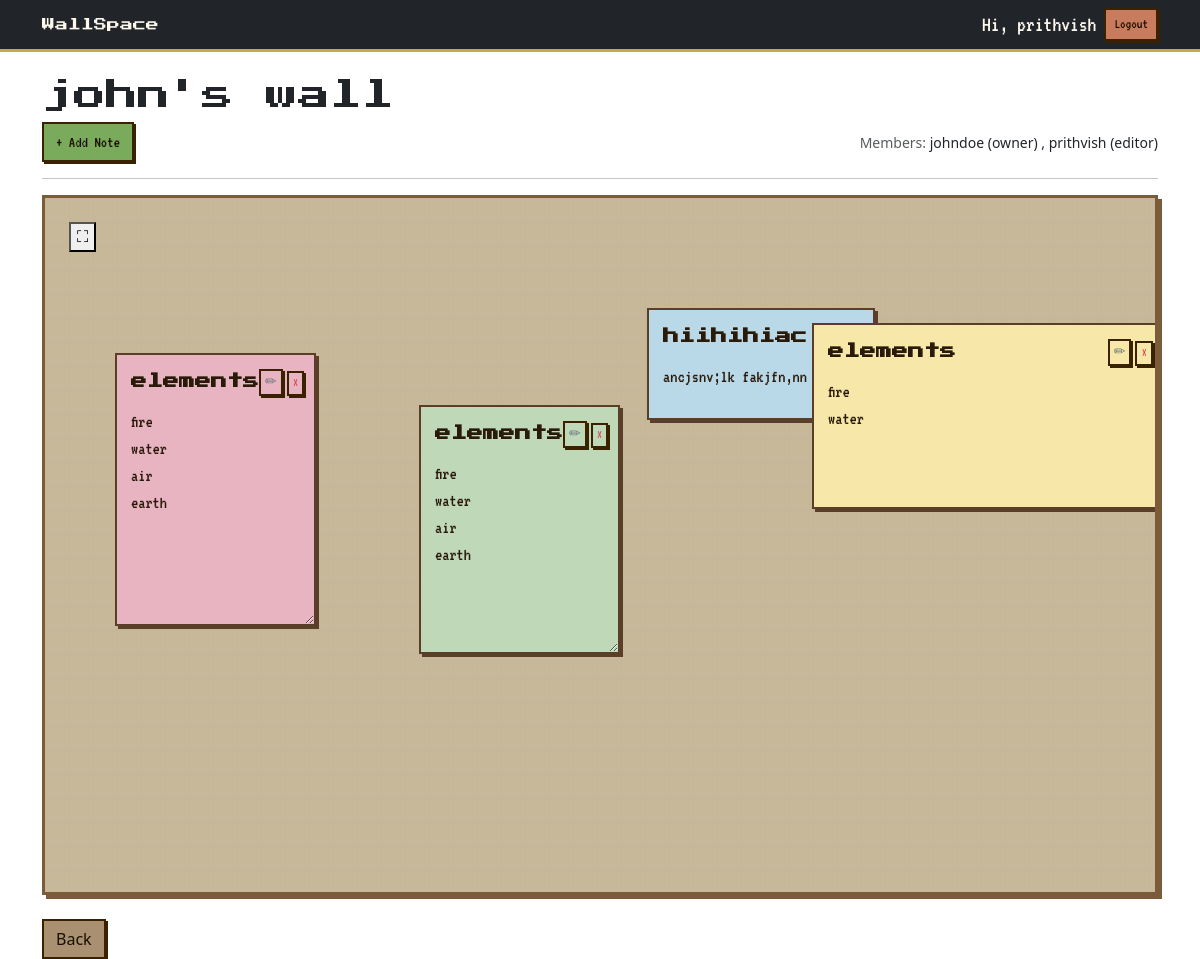
The page /wall/4/ (signed in) on the database as committed earlier.
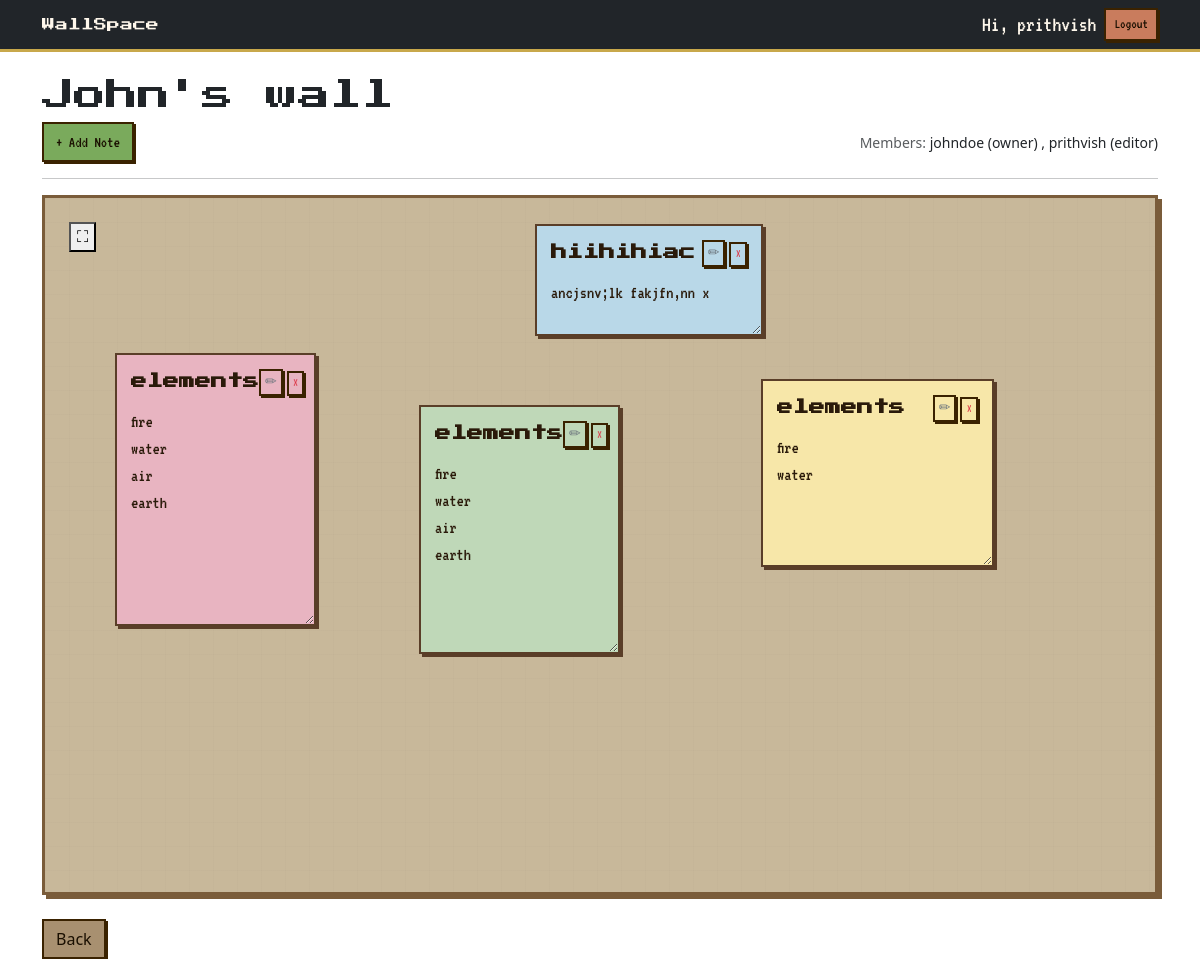
The same page on the database as committed later.
### walls/models.py (models this page shows, shortened)
class Wall(models.Model):
    title = models.CharField(max_length=100)
    owner=models.ForeignKey(
        User,
        on_delete=models.CASCADE,
        related_name='walls'
    )
    created_at = models.DateTimeField(
        auto_now_add=True
    )

### notes/models.py (models this page shows, shortened)
class Note(models.Model):
    COLOR_CHOICES = [#COLOR_CHOICES is a list of tuples
        ('yellow','Yellow'),
        ('pink', 'Pink'),
        ('blue', 'Blue'),
        ('green', 'Green'),
    ]
    wall = models.ForeignKey( #foreign key
        Wall,
        on_delete=models.CASCADE,
        related_name='notes'
    )
    creator=models.ForeignKey(
        User,
        on_delete=models.CASCADE
    )
    title = models.CharField(
        max_length=100,
        blank=True
    )
    content = models.TextField()
    color= models.CharField(
        max_length=20,
        choices=COLOR_CHOICES,
        default='yellow'
    )
    x_position = models.IntegerField(
        default=50
    )
    y_position = models.IntegerField(
        default=50
    )
    width = models.IntegerField(
    default=220
    )
    height = models.IntegerField(
    default=120
    )
    created_at = models.DateTimeField(
        auto_now_add=True
    )
    updated_at = models.DateTimeField(
        auto_now=True
    )

### walls/views.py (the view)
# urls.py: path('wall/<int:pk>/',views.wall_detail,name='wall-detail'),
@login_required
def wall_detail(request, pk):
    wall = get_object_or_404(
        Wall,
        pk=pk,
    )
    is_owner = (
        wall.owner == request.user
    )
    member = WallMember.objects.filter(
        wall=wall,
        user=request.user
    ).first()
    is_member = member is not None
    can_edit = is_owner or (
        member and
        member.role == "editor"
    )
    if not is_owner and not is_member:
        return redirect("home")
    notes = wall.notes.all()
    if request.method == 'POST':
        if "invite_member" in request.POST:
            username = request.POST.get(
                "username"
            )
            role = request.POST.get(
                "role"
            )
            try:
                user = User.objects.get(
                    username=username
                )
                WallMember.objects.get_or_create(
                    wall=wall,
                    user=user,
                    defaults={
                        "role": role
                    }
                )
            except User.DoesNotExist:
                pass
            return redirect(
                'wall-detail',
                pk=wall.pk
            )
        if not can_edit:
            return redirect(
                'wall-detail',
                pk=wall.pk
            )
        form = NoteForm(request.POST)
        if form.is_valid():
            note = form.save(
                commit=False
            )
            note.wall = wall
            note.creator = request.user
            note.x_position = random.randint(50, 600)
            note.y_position = random.randint(50, 400)
            note.width = 220
            note.height = 120
            note.save()
            return redirect(
                'wall-detail',
                pk=wall.pk
            )
    else:
        form = NoteForm()
    context = {
    'wall': wall,
    'form': form,
    'notes': wall.notes.all(),
    'is_owner': is_owner,
    'can_edit': can_edit,
    'members': WallMember.objects.filter(
            wall=wall
            ).exclude(
            user=wall.owner
            )
    }
    return render(
        request,
        'walls/wall_detail.html',
        context
    )

### walls/templates/walls/wall_detail.html (shortened to what this page needs)
{% extends "base.html" %}
{% load crispy_forms_tags %}
{% block content %}
<h2>{{ wall.title }}</h2>
<div class="d-flex gap-2 mb-3 align-items-center justify-content-between">
    <div class="d-flex gap-2">
        {% if can_edit %}
        <button
            class="btn btn-primary"
            data-bs-toggle="modal"
            data-bs-target="#addNoteModal">
            + Add Note
        </button>
        {% endif %}
    </div>
    <div>
        <small class="text-muted">
            Members:
        </small>
        <small>
            {{ wall.owner.username }}
            (owner)
        </small>
        {% for member in members %}
            <small>
                ,
                {{ member.user }}
                ({{ member.role }})
            </small>
        {% endfor %}
    </div>
</div>
<hr>
<div
    class="wall-board p-4"
    style="
        height:700px;
        position:relative;
        overflow:hidden;
    ">
    {% for note in notes %}
        <div
            class="note"
            data-note-id="{{ note.id }}"
            data-color="{{ note.color }}"
            style="
                width:{{ note.width }}px;
                height:{{ note.height }}px;
                resize:both;
                overflow:auto;
                position:absolute;
                left:{{ note.x_position }}px;
                top:{{ note.y_position }}px;
                cursor:grab;
            ">
            <div
                class="d-flex justify-content-between align-items-start mb-2">
                <div class="note-title fw-bold fs-6">
                    {{ note.title }}
                </div>
                {% if can_edit %}
                <div
                    class="d-flex gap-1">
                <button
                    class="btn btn-sm btn-outline-secondary p-0 px-1"
                    data-bs-toggle="modal"
                    data-bs-target="#editModal{{ note.id }}">
                    ✏
                </button>
                    <form
                        method="POST"
                        action="{% url 'delete-note' note.id %}"
                        style="display:inline;">
                        <button
                            type="submit"
                            class="btn btn-sm btn-outline-danger p-0 px-1">
                            ×
                        </button>
                    </form>
                </div>
                {% endif %}
            </div>
            <div class="note-content">{{ note.content }}</div>
        </div>
    {% empty %}
        <p>No notes yet.</p>
    {% endfor %}
<button id="fullscreen-btn" onclick="toggleFullscreen()" title="Fullscreen">⛶</button>
</div>
<br>
<a
    href="{% url 'home' %}"
    class="btn btn-secondary">
    Back
</a>
{% endblock %}

Rows that differ between the two databases and show on the page:
changed Wall "johndoe": title "john's wall" → "John's wall"
changed Note "ancjsnv;lk fakjfn,nn x": now shows "✏ ×"
changed Note "fire water": width 357 → 233 (drawn)
